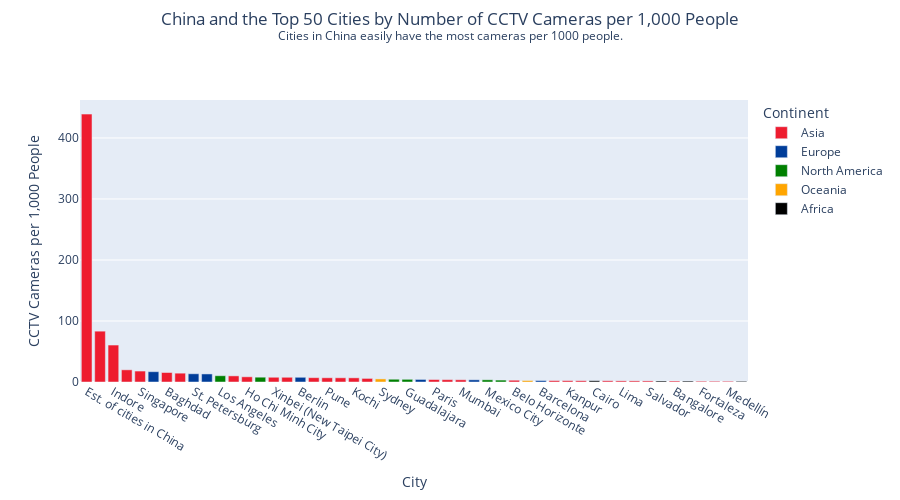

Notebook source saved alongside this figure:
### Code cell
%run cameras_bargraph.ipynb

### Figure 1 — Plotly figure (JSON) as saved in the notebook; plotly's stock layout.template omitted (floating-point values rounded to 4 significant figures)
{"data": [{"alignmentgroup": "True", "customdata": [["China"], ["India"], ["India"], ["India"], ["Singapore "], ["Iraq"], ["South Korea"], ["South Korea"], ["Vietnam"], ["Taiwan"], ["India"], ["Hong Kong"], ["India"], ["Turkey"], ["India"], ["Thailand"], ["France "], ["Colombia"], ["India"], ["Brazil"], ["India"], ["India"], ["Turkey"], ["Brazil"], ["Peru"], ["Vietnam"], ["Brazil"], ["India"], ["Brazil"], ["Brazil"], ["Colombia"]], "hovertemplate": "City: %{x}<br>Country: %{customdata[0]}<br># of CCTV Cameras per 1000 people: %{y}", "legendgroup": "Asia", "marker": {"color": "rgb(238, 28, 47)", "pattern": {"shape": ""}}, "name": "Asia", "offsetgroup": "Asia", "orientation": "v", "showlegend": true, "textposition": "auto", "type": "bar", "x": ["Est. of cities in China", "Hyderabad", "Indore", "Delhi", "Singapore", "Baghdad", "Seoul", "Busan", "Ho Chi Minh City", "Xinbei (New Taipei City)", "Chennai", "Hong Kong", "Pune", "Istanbul", "Kochi", "Bangkok", "Paris", "Bogotá", "Mumbai", "Belo Horizonte", "Lucknow", "Kanpur", "Ankara", "Rio de Janeiro", "Lima", "Hanoi", "Salvador", "Bangalore", "Fortaleza", "Porto Alegre", "Medellín"], "xaxis": "x", "y": [439.1, 83.32, 60.57, 19.96, 17.94, 15.56, 14.47, 10.03, 8.52, 7.77, 7.73, 7.09, 6.92, 6.88, 6.82, 5.89, 4.04, 3.85, 3.65, 2.91, 2.3, 2.24, 2.12, 2.01, 1.89, 1.84, 1.78, 1.58, 1.27, 1.22, 1.19], "yaxis": "y"}, {"alignmentgroup": "True", "customdata": [["Russia"], ["Russia"], ["United Kingdom"], ["Germany"], ["Spain"], ["Italy"], ["Spain"]], "hovertemplate": "City: %{x}<br>Country: %{customdata[0]}<br># of CCTV Cameras per 1000 people: %{y}", "legendgroup": "Europe", "marker": {"color": "rgb(0, 61, 153)", "pattern": {"shape": ""}}, "name": "Europe", "offsetgroup": "Europe", "orientation": "v", "showlegend": true, "textposition": "auto", "type": "bar", "x": ["Moscow", "St. Petersburg", "London", "Berlin", "Madrid", "Rome", "Barcelona"], "xaxis": "x", "y": [16.88, 13.49, 13.21, 7.72, 4.19, 3.59, 2.41], "yaxis": "y"}, {"alignmentgroup": "True", "customdata": [["United States"], ["United States"], ["Mexico"], ["Mexico"], ["Mexico"], ["Canada"]], "hovertemplate": "City: %{x}<br>Country: %{customdata[0]}<br># of CCTV Cameras per 1000 people: %{y}", "legendgroup": "North America", "marker": {"color": "green", "pattern": {"shape": ""}}, "name": "North America", "offsetgroup": "North America", "orientation": "v", "showlegend": true, "textposition": "auto", "type": "bar", "x": ["Los Angeles", "New York", "Puebla", "Guadalajara", "Mexico City", "Toronto"], "xaxis": "x", "y": [10.27, 7.88, 4.53, 4.4, 3.59, 3.13], "yaxis": "y"}, {"alignmentgroup": "True", "customdata": [["Australia"], ["Australia"]], "hovertemplate": "City: %{x}<br>Country: %{customdata[0]}<br># of CCTV Cameras per 1000 people: %{y}", "legendgroup": "Oceania", "marker": {"color": "orange", "pattern": {"shape": ""}}, "name": "Oceania", "offsetgroup": "Oceania", "orientation": "v", "showlegend": true, "textposition": "auto", "type": "bar", "x": ["Sydney", "Melbourne"], "xaxis": "x", "y": [5.06, 2.45], "yaxis": "y"}, {"alignmentgroup": "True", "customdata": [["Egypt"], ["South Africa"], ["South Africa"], ["Nigeria"]], "hovertemplate": "City: %{x}<br>Country: %{customdata[0]}<br># of CCTV Cameras per 1000 people: %{y}", "legendgroup": "Africa", "marker": {"color": "black", "pattern": {"shape": ""}}, "name": "Africa", "offsetgroup": "Africa", "orientation": "v", "showlegend": true, "textposition": "auto", "type": "bar", "x": ["Cairo", "Cape Town", "Johannesburg", "Kano"], "xaxis": "x", "y": [2.1, 1.61, 1.52, 1.15], "yaxis": "y"}], "layout": {"barmode": "relative", "height": 500, "legend": {"title": {"text": "Continent"}, "tracegroupgap": 0}, "title": {"text": "China and the Top 50 Cities by Number of CCTV Cameras per 1,000 People<br><sup>Cities in China easily have the most cameras per 1000 people.</sup>", "x": 0.5, "xanchor": "center", "y": 0.95, "yanchor": "top"}, "xaxis": {"anchor": "y", "categoryorder": "total descending", "domain": [0.0, 1.0], "title": {"text": "City"}}, "yaxis": {"anchor": "x", "domain": [0.0, 1.0], "title": {"text": "CCTV Cameras per 1,000 People"}}}}
